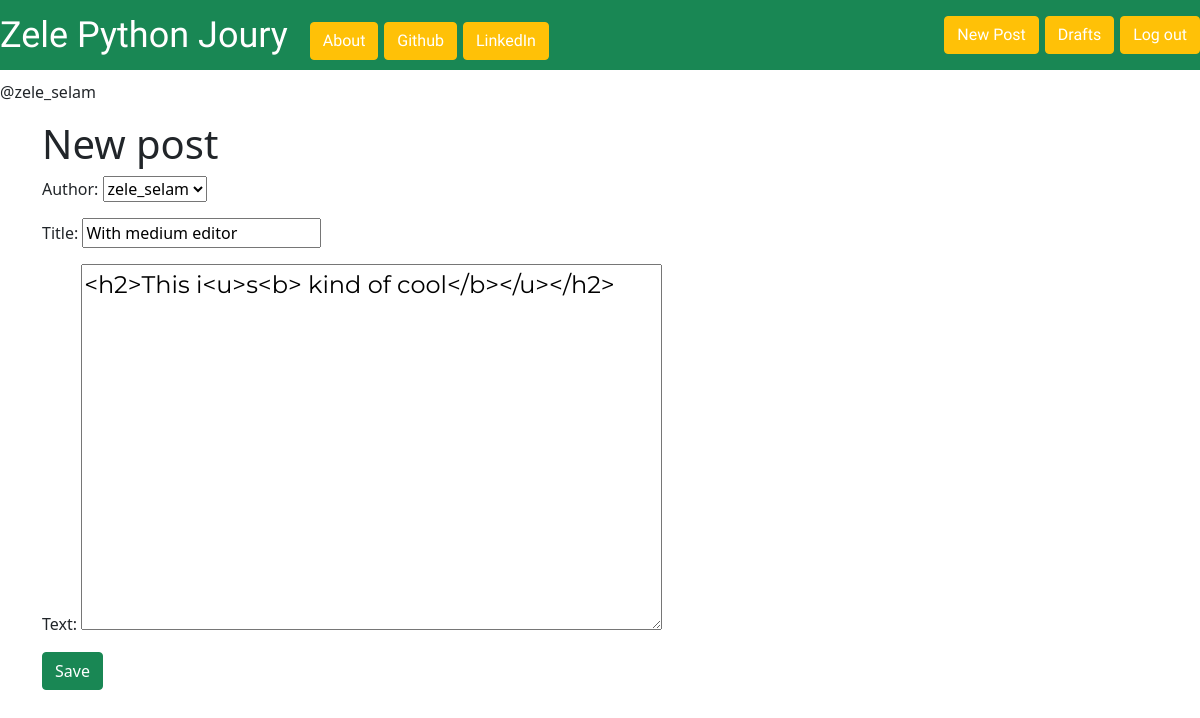
The page /post/update/8/ (signed in) on the database as committed earlier.
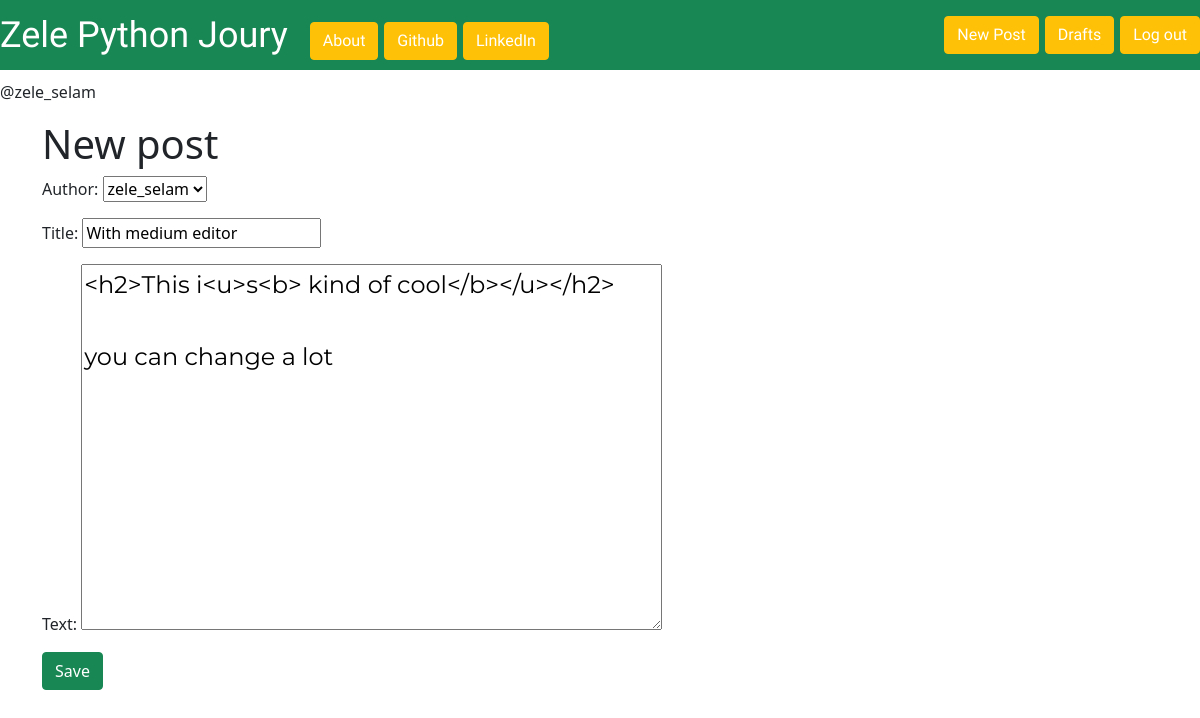
The same page on the database as committed later.
### blog_app/models.py (models this page shows, shortened)
class Post(models.Model):
    author = models.ForeignKey('auth.User', on_delete=models.CASCADE)
    title = models.CharField(max_length=200)
    text = models.TextField()
    created_date = models.DateTimeField(default=timezone.now)
    published_date = models.DateTimeField(blank=True, null=True)

### blog_app/views.py (the view)
# urls.py: url(r'post/update/(?P<pk>\d+)/$', views.PostUpdateView.as_view(), name='post_edit'),
class PostUpdateView(LoginRequiredMixin,UpdateView):
    login_url = '/login/'
    redirect_field_name = 'blog_app/post_detail.html'
    form_class = PostForm
    model = Post

### blog_app/forms.py
class PostForm(ModelForm):
    class Meta:
        model = Post
        fields = ('author', 'title', 'text')
        widgets = {
            'title': forms.TextInput(attrs={'class': 'textinputclass'}),
            'text': forms.Textarea(attrs={'class': 'editable medium-editor textarea postcontent'})
        }

### blog_app/templates/blog_app/post_form.html (shortened to what this page needs)
{% extends 'base.html' %}
{% block content %}
    <h1>New post</h1>
    <form method="POST" class="post-form">
    {{form.as_p}}
    <button type="submit" class="save btn btn-success">Save</button>
    </form>
{% endblock %}

Rows that differ between the two databases and show on the page:
changed Post "zele_selam": text "<h2>This i<u>s<b> kind of cool</b></u></h2>" → "<h2>This i<u>s<b> kind of cool</b></u></h2> you can change a lot"
